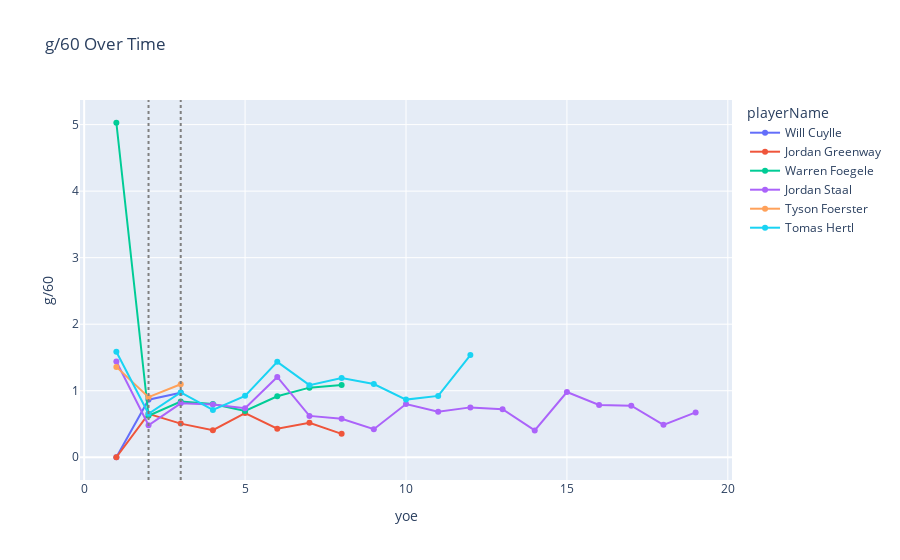
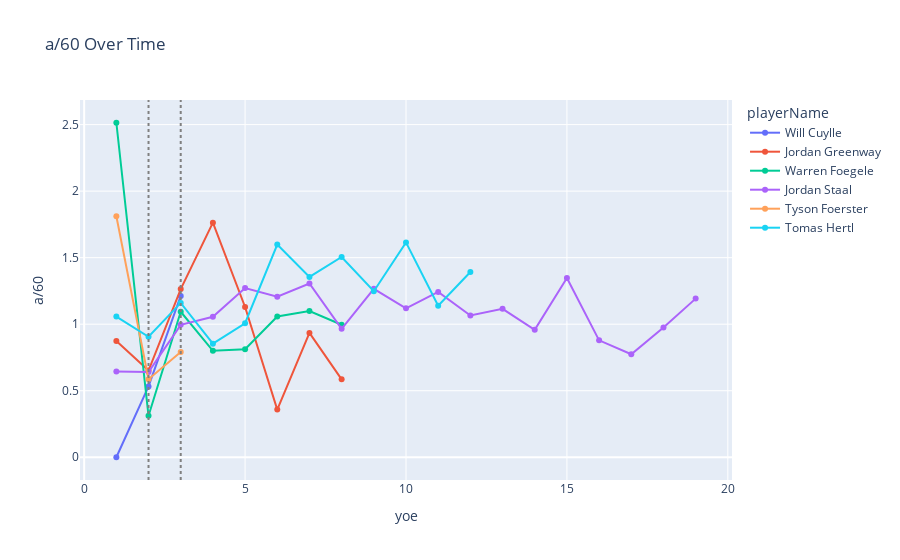
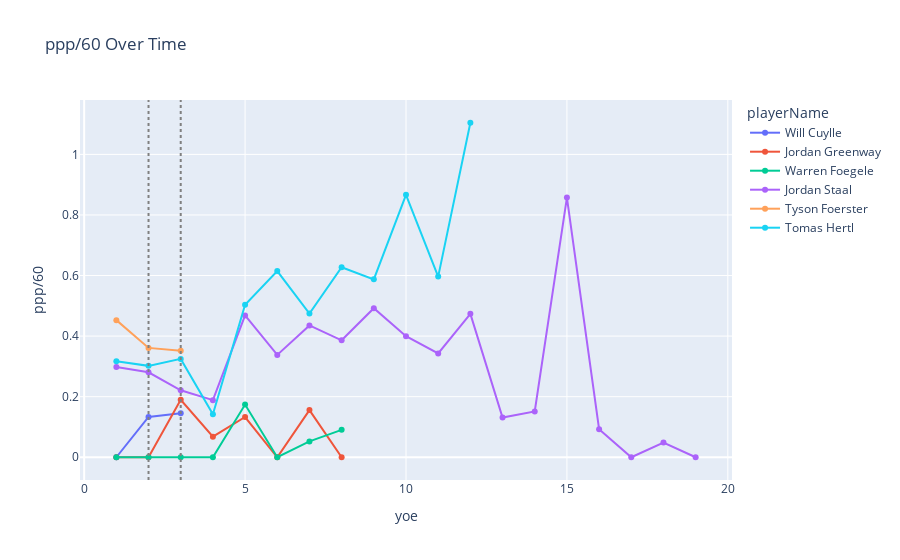

These figures' notebook cell, in order:
### Code cell
POSITION = "forwards" # {forwards, defensemen, goalies}
INPUT = "Cuylle"
TIME_COL = "yoe"
LOOKBACK = 2
NUM_NEIGHBORS = 5

NBRS_DF, TIME_VALS = runner(POSITION, INPUT, TIME_COL, LOOKBACK, NUM_NEIGHBORS)
NBRS_DF = NBRS_DF.sort_values([TIME_COL])

def plot_stat(df, time_vals, stat):
    fig = px.line(
        data_frame=df,
        x=TIME_COL,
        y=stat,
        color="playerName",
        markers=True,
        labels={TIME_COL: TIME_COL, stat: stat},
        title=f"{stat} Over Time"
    )
    for s in time_vals:
        fig.add_vline(x=s, line_dash='dot', line_color='gray')


    fig.show()

plot_stat(NBRS_DF, TIME_VALS, "g/60")
plot_stat(NBRS_DF, TIME_VALS, "a/60")
plot_stat(NBRS_DF, TIME_VALS, "ppp/60")

### Figure 1 — Plotly figure (JSON) as saved in the notebook; plotly's stock layout.template omitted (floating-point values rounded to 4 significant figures)
{"data": [{"hovertemplate": "playerName=Will Cuylle<br>yoe=%{x}<br>g/60=%{y}<extra></extra>", "legendgroup": "Will Cuylle", "line": {"color": "#636efa", "dash": "solid"}, "marker": {"symbol": "circle"}, "mode": "lines+markers", "name": "Will Cuylle", "orientation": "v", "showlegend": true, "type": "scatter", "x": [1, 2, 3], "xaxis": "x", "y": [0.0, 0.8649, 0.9702], "yaxis": "y"}, {"hovertemplate": "playerName=Jordan Greenway<br>yoe=%{x}<br>g/60=%{y}<extra></extra>", "legendgroup": "Jordan Greenway", "line": {"color": "#EF553B", "dash": "solid"}, "marker": {"symbol": "circle"}, "mode": "lines+markers", "name": "Jordan Greenway", "orientation": "v", "showlegend": true, "type": "scatter", "x": [1, 2, 3, 4, 5, 6, 7, 8], "xaxis": "x", "y": [0.0, 0.652, 0.5057, 0.4069, 0.6644, 0.4299, 0.5191, 0.3514], "yaxis": "y"}, {"hovertemplate": "playerName=Warren Foegele<br>yoe=%{x}<br>g/60=%{y}<extra></extra>", "legendgroup": "Warren Foegele", "line": {"color": "#00cc96", "dash": "solid"}, "marker": {"symbol": "circle"}, "mode": "lines+markers", "name": "Warren Foegele", "orientation": "v", "showlegend": true, "type": "scatter", "x": [1, 2, 3, 4, 5, 6, 7, 8], "xaxis": "x", "y": [5.028, 0.6234, 0.8363, 0.8001, 0.6959, 0.9167, 1.047, 1.086], "yaxis": "y"}, {"hovertemplate": "playerName=Jordan Staal<br>yoe=%{x}<br>g/60=%{y}<extra></extra>", "legendgroup": "Jordan Staal", "line": {"color": "#ab63fa", "dash": "solid"}, "marker": {"symbol": "circle"}, "mode": "lines+markers", "name": "Jordan Staal", "orientation": "v", "showlegend": true, "type": "scatter", "x": [1, 2, 3, 4, 5, 6, 7, 8, 9, 10, 11, 12, 13, 14, 15, 16, 17, 18, 19], "xaxis": "x", "y": [1.438, 0.4807, 0.811, 0.7921, 0.736, 1.207, 0.6219, 0.5792, 0.4219, 0.7997, 0.6857, 0.7496, 0.722, 0.4034, 0.98, 0.7862, 0.7741, 0.4875, 0.6739], "yaxis": "y"}, {"hovertemplate": "playerName=Tyson Foerster<br>yoe=%{x}<br>g/60=%{y}<extra></extra>", "legendgroup": "Tyson Foerster", "line": {"color": "#FFA15A", "dash": "solid"}, "marker": {"symbol": "circle"}, "mode": "lines+markers", "name": "Tyson Foerster", "orientation": "v", "showlegend": true, "type": "scatter", "x": [1, 2, 3], "xaxis": "x", "y": [1.358, 0.9026, 1.098], "yaxis": "y"}, {"hovertemplate": "playerName=Tomas Hertl<br>yoe=%{x}<br>g/60=%{y}<extra></extra>", "legendgroup": "Tomas Hertl", "line": {"color": "#19d3f3", "dash": "solid"}, "marker": {"symbol": "circle"}, "mode": "lines+markers", "name": "Tomas Hertl", "orientation": "v", "showlegend": true, "type": "scatter", "x": [1, 2, 3, 4, 5, 6, 7, 8, 9, 10, 11, 12], "xaxis": "x", "y": [1.586, 0.6538, 0.9743, 0.7112, 0.9231, 1.434, 1.084, 1.192, 1.101, 0.8665, 0.9219, 1.537], "yaxis": "y"}], "layout": {"legend": {"title": {"text": "playerName"}, "tracegroupgap": 0}, "shapes": [{"line": {"color": "gray", "dash": "dot"}, "type": "line", "x0": 2, "x1": 2, "xref": "x", "y0": 0, "y1": 1, "yref": "y domain"}, {"line": {"color": "gray", "dash": "dot"}, "type": "line", "x0": 3, "x1": 3, "xref": "x", "y0": 0, "y1": 1, "yref": "y domain"}], "title": {"text": "g/60 Over Time"}, "xaxis": {"anchor": "y", "domain": [0, 1], "title": {"text": "yoe"}}, "yaxis": {"anchor": "x", "domain": [0, 1], "title": {"text": "g/60"}}}}

### Figure 2 — Plotly figure (JSON) as saved in the notebook; plotly's stock layout.template omitted (floating-point values rounded to 4 significant figures)
{"data": [{"hovertemplate": "playerName=Will Cuylle<br>yoe=%{x}<br>a/60=%{y}<extra></extra>", "legendgroup": "Will Cuylle", "line": {"color": "#636efa", "dash": "solid"}, "marker": {"symbol": "circle"}, "mode": "lines+markers", "name": "Will Cuylle", "orientation": "v", "showlegend": true, "type": "scatter", "x": [1, 2, 3], "xaxis": "x", "y": [0.0, 0.5323, 1.213], "yaxis": "y"}, {"hovertemplate": "playerName=Jordan Greenway<br>yoe=%{x}<br>a/60=%{y}<extra></extra>", "legendgroup": "Jordan Greenway", "line": {"color": "#EF553B", "dash": "solid"}, "marker": {"symbol": "circle"}, "mode": "lines+markers", "name": "Jordan Greenway", "orientation": "v", "showlegend": true, "type": "scatter", "x": [1, 2, 3, 4, 5, 6, 7, 8], "xaxis": "x", "y": [0.8734, 0.652, 1.264, 1.763, 1.129, 0.3583, 0.9345, 0.5856], "yaxis": "y"}, {"hovertemplate": "playerName=Warren Foegele<br>yoe=%{x}<br>a/60=%{y}<extra></extra>", "legendgroup": "Warren Foegele", "line": {"color": "#00cc96", "dash": "solid"}, "marker": {"symbol": "circle"}, "mode": "lines+markers", "name": "Warren Foegele", "orientation": "v", "showlegend": true, "type": "scatter", "x": [1, 2, 3, 4, 5, 6, 7, 8], "xaxis": "x", "y": [2.514, 0.3117, 1.094, 0.8001, 0.8119, 1.058, 1.099, 0.9957], "yaxis": "y"}, {"hovertemplate": "playerName=Jordan Staal<br>yoe=%{x}<br>a/60=%{y}<extra></extra>", "legendgroup": "Jordan Staal", "line": {"color": "#ab63fa", "dash": "solid"}, "marker": {"symbol": "circle"}, "mode": "lines+markers", "name": "Jordan Staal", "orientation": "v", "showlegend": true, "type": "scatter", "x": [1, 2, 3, 4, 5, 6, 7, 8, 9, 10, 11, 12, 13, 14, 15, 16, 17, 18, 19], "xaxis": "x", "y": [0.6448, 0.6409, 0.9953, 1.056, 1.271, 1.207, 1.306, 0.9653, 1.266, 1.12, 1.243, 1.065, 1.116, 0.958, 1.347, 0.8787, 0.7741, 0.9751, 1.192], "yaxis": "y"}, {"hovertemplate": "playerName=Tyson Foerster<br>yoe=%{x}<br>a/60=%{y}<extra></extra>", "legendgroup": "Tyson Foerster", "line": {"color": "#FFA15A", "dash": "solid"}, "marker": {"symbol": "circle"}, "mode": "lines+markers", "name": "Tyson Foerster", "orientation": "v", "showlegend": true, "type": "scatter", "x": [1, 2, 3], "xaxis": "x", "y": [1.811, 0.5867, 0.7905], "yaxis": "y"}, {"hovertemplate": "playerName=Tomas Hertl<br>yoe=%{x}<br>a/60=%{y}<extra></extra>", "legendgroup": "Tomas Hertl", "line": {"color": "#19d3f3", "dash": "solid"}, "marker": {"symbol": "circle"}, "mode": "lines+markers", "name": "Tomas Hertl", "orientation": "v", "showlegend": true, "type": "scatter", "x": [1, 2, 3, 4, 5, 6, 7, 8, 9, 10, 11, 12], "xaxis": "x", "y": [1.058, 0.9052, 1.16, 0.8535, 1.007, 1.598, 1.355, 1.505, 1.248, 1.615, 1.139, 1.393], "yaxis": "y"}], "layout": {"legend": {"title": {"text": "playerName"}, "tracegroupgap": 0}, "shapes": [{"line": {"color": "gray", "dash": "dot"}, "type": "line", "x0": 2, "x1": 2, "xref": "x", "y0": 0, "y1": 1, "yref": "y domain"}, {"line": {"color": "gray", "dash": "dot"}, "type": "line", "x0": 3, "x1": 3, "xref": "x", "y0": 0, "y1": 1, "yref": "y domain"}], "title": {"text": "a/60 Over Time"}, "xaxis": {"anchor": "y", "domain": [0, 1], "title": {"text": "yoe"}}, "yaxis": {"anchor": "x", "domain": [0, 1], "title": {"text": "a/60"}}}}

### Figure 3 — Plotly figure (JSON) as saved in the notebook; plotly's stock layout.template omitted (floating-point values rounded to 4 significant figures)
{"data": [{"hovertemplate": "playerName=Will Cuylle<br>yoe=%{x}<br>ppp/60=%{y}<extra></extra>", "legendgroup": "Will Cuylle", "line": {"color": "#636efa", "dash": "solid"}, "marker": {"symbol": "circle"}, "mode": "lines+markers", "name": "Will Cuylle", "orientation": "v", "showlegend": true, "type": "scatter", "x": [1, 2, 3], "xaxis": "x", "y": [0.0, 0.1331, 0.1455], "yaxis": "y"}, {"hovertemplate": "playerName=Jordan Greenway<br>yoe=%{x}<br>ppp/60=%{y}<extra></extra>", "legendgroup": "Jordan Greenway", "line": {"color": "#EF553B", "dash": "solid"}, "marker": {"symbol": "circle"}, "mode": "lines+markers", "name": "Jordan Greenway", "orientation": "v", "showlegend": true, "type": "scatter", "x": [1, 2, 3, 4, 5, 6, 7, 8], "xaxis": "x", "y": [0.0, 0.0, 0.1896, 0.06781, 0.1329, 0.0, 0.1557, 0.0], "yaxis": "y"}, {"hovertemplate": "playerName=Warren Foegele<br>yoe=%{x}<br>ppp/60=%{y}<extra></extra>", "legendgroup": "Warren Foegele", "line": {"color": "#00cc96", "dash": "solid"}, "marker": {"symbol": "circle"}, "mode": "lines+markers", "name": "Warren Foegele", "orientation": "v", "showlegend": true, "type": "scatter", "x": [1, 2, 3, 4, 5, 6, 7, 8], "xaxis": "x", "y": [0.0, 0.0, 0.0, 0.0, 0.174, 0.0, 0.05233, 0.09052], "yaxis": "y"}, {"hovertemplate": "playerName=Jordan Staal<br>yoe=%{x}<br>ppp/60=%{y}<extra></extra>", "legendgroup": "Jordan Staal", "line": {"color": "#ab63fa", "dash": "solid"}, "marker": {"symbol": "circle"}, "mode": "lines+markers", "name": "Jordan Staal", "orientation": "v", "showlegend": true, "type": "scatter", "x": [1, 2, 3, 4, 5, 6, 7, 8, 9, 10, 11, 12, 13, 14, 15, 16, 17, 18, 19], "xaxis": "x", "y": [0.2976, 0.2804, 0.2212, 0.1886, 0.4684, 0.3379, 0.4353, 0.3861, 0.4922, 0.3998, 0.3429, 0.4735, 0.1313, 0.1513, 0.8575, 0.09249, 0.0, 0.04875, 0.0], "yaxis": "y"}, {"hovertemplate": "playerName=Tyson Foerster<br>yoe=%{x}<br>ppp/60=%{y}<extra></extra>", "legendgroup": "Tyson Foerster", "line": {"color": "#FFA15A", "dash": "solid"}, "marker": {"symbol": "circle"}, "mode": "lines+markers", "name": "Tyson Foerster", "orientation": "v", "showlegend": true, "type": "scatter", "x": [1, 2, 3], "xaxis": "x", "y": [0.4527, 0.361, 0.3513], "yaxis": "y"}, {"hovertemplate": "playerName=Tomas Hertl<br>yoe=%{x}<br>ppp/60=%{y}<extra></extra>", "legendgroup": "Tomas Hertl", "line": {"color": "#19d3f3", "dash": "solid"}, "marker": {"symbol": "circle"}, "mode": "lines+markers", "name": "Tomas Hertl", "orientation": "v", "showlegend": true, "type": "scatter", "x": [1, 2, 3, 4, 5, 6, 7, 8, 9, 10, 11, 12], "xaxis": "x", "y": [0.3173, 0.3017, 0.3248, 0.1422, 0.5035, 0.6146, 0.4743, 0.6272, 0.5873, 0.8665, 0.5965, 1.104], "yaxis": "y"}], "layout": {"legend": {"title": {"text": "playerName"}, "tracegroupgap": 0}, "shapes": [{"line": {"color": "gray", "dash": "dot"}, "type": "line", "x0": 2, "x1": 2, "xref": "x", "y0": 0, "y1": 1, "yref": "y domain"}, {"line": {"color": "gray", "dash": "dot"}, "type": "line", "x0": 3, "x1": 3, "xref": "x", "y0": 0, "y1": 1, "yref": "y domain"}], "title": {"text": "ppp/60 Over Time"}, "xaxis": {"anchor": "y", "domain": [0, 1], "title": {"text": "yoe"}}, "yaxis": {"anchor": "x", "domain": [0, 1], "title": {"text": "ppp/60"}}}}
